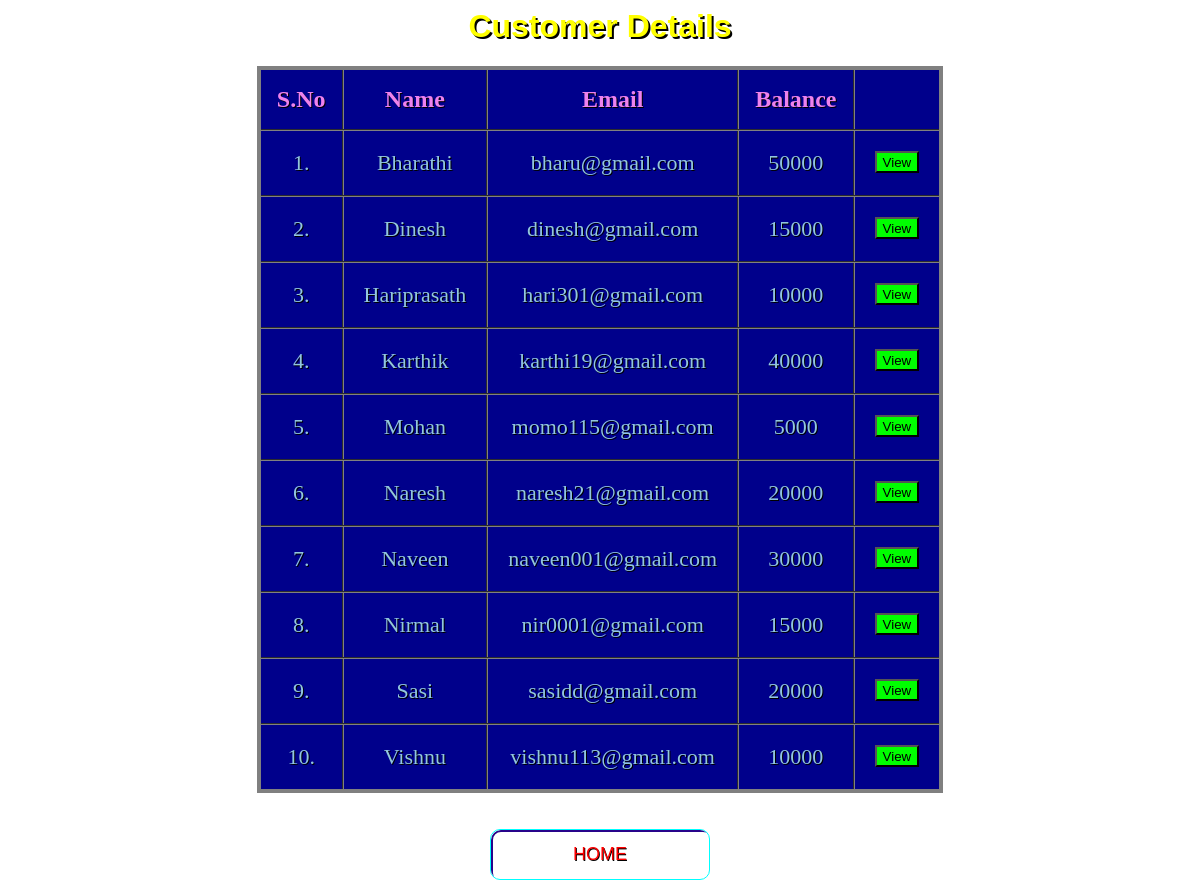
The app's page /detail.php with its own data.
### tables this page shows
CREATE TABLE `users` (
  `Name` varchar(50) NOT NULL,
  `Email_id` varchar(50) NOT NULL,
  `Amount` int(10) NOT NULL
);

### detail.php (the view, shortened to what this page needs)
<?php
$con=mysqli_connect('localhost','root','','banking');
$q="select * from users ";
$result=mysqli_query($con,$q);
?>
<html>
<head>
   <link rel="stylesheet" href="style.css">
</head>
<body>
	<h1 style="color:#ffff00;text-shadow: 2px 2px black;">Customer Details</h1>
    <table class="flat-table-1">
		<thead>
			<th>S.No</th>
			<th>Name</th>
			<th>Email</th>
			<th>Balance</th>
			<th></th>
		</thead>
		<tbody>
		<tr>
			<?php
				$row=mysqli_fetch_array($result);
			?>
			<td> 1.</td>
			<td><?php echo  $row["Name"]; ?></td>
			<td><?php echo  $row["Email_id"]; ?></td>
			<td><?php echo  $row["Amount"]; ?></td>
			<td>
				<form action="customer.php" method="post"  class="view">
					<button class="button1" type="submit" name="name" value="Bharathi">View</button>
				</form>
			</td>
		</tr>
		<tr>
			<?php
				$row=mysqli_fetch_array($result);
			?>
			<td> 2.</td>
			<td><?php echo  $row["Name"]; ?></td>
			<td><?php echo  $row["Email_id"]; ?></td>
			<td><?php echo  $row["Amount"]; ?></td>
			<td>
				<form action="customer.php" method="post" class="view">
					<button class="button1" type="submit" name="name" value="Dinesh">View</button>
				</form>
			</td>
		</tr>
        <tr>
			<?php
				$row=mysqli_fetch_array($result);
			?>
			<td> 3.</td>
			<td><?php echo  $row["Name"]; ?></td>
			<td><?php echo  $row["Email_id"]; ?></td>
			<td><?php echo  $row["Amount"]; ?></td>
			<td>
				<form action="customer.php" method="post" class="view">
					<button class="button1" type="submit" name="name" value="Hariprasath">View</button>
				</form>
			</td>
		</tr>
        <tr>
			<?php
				$row=mysqli_fetch_array($result);
			?>
			<td> 4.</td>
			<td><?php echo  $row["Name"]; ?></td>
			<td><?php echo  $row["Email_id"]; ?></td>
			<td><?php echo  $row["Amount"]; ?></td>
			<td>
				<form action="customer.php" method="post" class="view">
					<button class="button1" type="submit" name="name" value="Karthik">View</button>
				</form>
			</td>
        </tr>
        <tr>
			<?php
				$row=mysqli_fetch_array($result);
			?>
			<td> 5.</td>
			<td><?php echo  $row["Name"]; ?></td>
			<td><?php echo  $row["Email_id"]; ?></td>
			<td><?php echo  $row["Amount"]; ?></td>
			<td>
				<form action="customer.php" method="post" class="view">
					<button class="button1" type="submit" name="name" value="Mohan">View</button>
				</form>
			</td>
		</tr>
        <tr>
			<?php
				$row=mysqli_fetch_array($result);
			?>
			<td> 6.</td>
			<td><?php echo  $row["Name"]; ?></td>
			<td><?php echo  $row["Email_id"]; ?></td>
			<td><?php echo  $row["Amount"]; ?></td>
			<td>
				<form action="customer.php" method="post" class="view">
					<button class="button1" type="submit" name="name" value="Naresh">View</button>
				</form>
			</td>
        </tr>
        <tr>
			<?php
				$row=mysqli_fetch_array($result);
			?>
			<td> 7.</td>
			<td><?php echo  $row["Name"]; ?></td>
			<td><?php echo  $row["Email_id"]; ?></td>
			<td><?php echo  $row["Amount"]; ?></td>
			<td>
				<form action="customer.php" method="post" class="view">
					<button class="button1"type="submit" name="name" value="Naveen">View</button>
				</form>
			</td>
		</tr>
        <tr>
			<?php
				$row=mysqli_fetch_array($result);
			?>
			<td> 8.</td>
			<td><?php echo  $row["Name"]; ?></td>
			<td><?php echo  $row["Email_id"]; ?></td>
			<td><?php echo  $row["Amount"]; ?></td>
			<td>
				<form action="customer.php" method="post" class="view">
					<button class="button1"type="submit" name="name" value="Nirmal">View</button>
				</form>
			</td>
		</tr>
        <tr>
			<?php
				$row=mysqli_fetch_array($result);
			?>
			<td> 9.</td>
			<td><?php echo  $row["Name"]; ?></td>
			<td><?php echo  $row["Email_id"]; ?></td>
			<td><?php echo  $row["Amount"]; ?></td>
			<td>
				<form action="customer.php" method="post" class="view">
					<button class="button1"type="submit" name="name" value="Sasi">View</button>
				</form>
			</td>
        </tr>
        <tr>
			<?php
				$row=mysqli_fetch_array($result);
			?>
			<td> 10.</td>
			<td><?php echo  $row["Name"]; ?></td>
			<td><?php echo  $row["Email_id"]; ?></td>
			<td><?php echo  $row["Amount"]; ?></td>
			<td>
				<form action="customer.php" method="post" class="view">
					<button class="button1"type="submit" name="name" value="Vishnu">View</button>
				</form>
			</td>
		</tr>
		</tbody>
	</table><br><br>
<div class="buttons">
	<a href="index.php">
    <button class="glow-on-hover">HOME</button>
	</a>
</div>
</body>
</html>

### style.css (style rules this page uses)
.glow-on-hover { width: 220px; height: 51px; outline: none; color: red; font-size:18px; background:transparent; text-shadow: 0.7px 0.7px black; overflow: hidden; cursor: pointer; position: relative; z-index: 0; border-radius: 10px; border: 1px solid #00FFFF; }
.glow-on-hover:before { content: ''; background: linear-gradient(45deg, #ff0000, #ff7300, #fffb00, #48ff00, #00ffd5, #002bff, #7a00ff, #ff00c8, #ff0000); position: absolute; top: -2px; left:-2px; background-size: 400%; z-index: -1; filter: blur(5px); width: calc(100% + 4px); height: calc(100% + 4px); animation: glowing 20s linear infinite; opacity: 0; transition: opacity .3s ease-in-out; border-radius: 10px; }
.glow-on-hover:after { z-index: -1; content: ''; position: absolute; width: 100%; height: 100%; left: 0; top: 0; border-radius: 10px; border: 2px solid #28048a; background:transparent; }

### detail.php (style rules this page uses)
body { text-align:center; }
.flat-table-1 { background: #00008b; }
h1 { font-family: Arial, Times, serif; }
table { text-align:center; margin-left: auto; margin-right: auto; border:4px solid gray; border-collapse:collapse; }
th { color:violet; font-size:24px; padding:16px; }
td { text-align:center; font-size:22px; color: #92c6df; padding: 0px 20px 0px 20px; }
tr { transition: background 0.3s, box-shadow 0.3s; }
th,td { border-collapse:collapse; border:2px groove gray; text-shadow: 1px 1px black; }
.button1 { background-color:lime; text-align:center; padding-top:2px; }
.view { top:50%; padding-top:20px; text-align:center; }
body { background-image:url("images/111.jpeg"); background-position: center; background-repeat: no-repeat; background-size: cover; }

### records on screen
users: Name "Bharathi", Email_id "bharu@gmail.com", Amount "50000"
users: Name "Dinesh", Email_id "dinesh@gmail.com", Amount "15000"
users: Name "Hariprasath", Email_id "hari301@gmail.com", Amount "10000"
users: Name "Karthik", Email_id "karthi19@gmail.com", Amount "40000"
users: Name "Mohan", Email_id "momo115@gmail.com", Amount "5000"
users: Name "Naresh", Email_id "naresh21@gmail.com", Amount "20000"
users: Name "Naveen", Email_id "naveen001@gmail.com", Amount "30000"
users: Name "Nirmal", Email_id "nir0001@gmail.com", Amount "15000"
users: Name "Sasi", Email_id "sasidd@gmail.com", Amount "20000"
users: Name "Vishnu", Email_id "vishnu113@gmail.com", Amount "10000"
